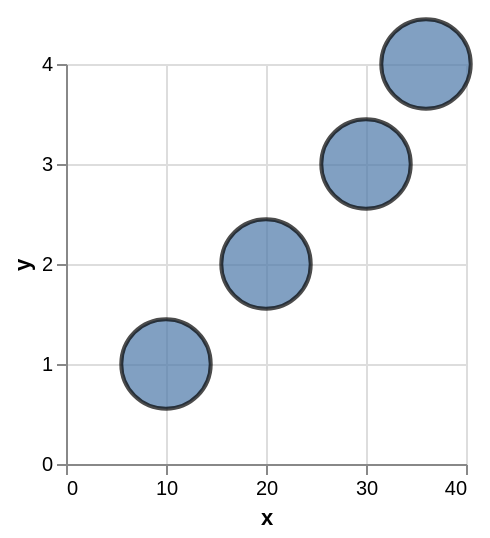

Describe this chart as a Vega-Lite specification.
### Vega-Lite specification from a JSON file in a GitHub repository (floating-point values rounded to 4 significant figures)
{"$schema": "https://vega.github.io/schema/vega-lite/v5.json", "data": {"values": [{"cat": "a", "val": 1, "x": 10, "y": 1}, {"cat": "b", "val": 2, "x": 20, "y": 2}, {"cat": "c", "val": 3, "x": 30, "y": 3}, {"cat": "d", "val": 4, "x": 36, "y": 4}]}, "encoding": {"color": {"field": "cat", "type": "nominal"}, "fill": {}, "size": {"value": 2000}, "stroke": {}, "x": {"field": "x", "type": "quantitative"}, "y": {"field": "y", "type": "quantitative"}}, "height": 200, "mark": {"stroke": "black", "type": "circle"}, "width": 200}
